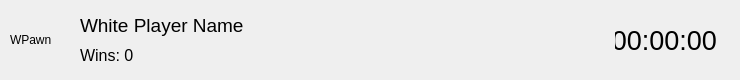
   <widget class="QStackedWidget" name="uiProfileBot">
    <property name="geometry">
     <rect>
      <x>10</x>
      <y>830</y>
      <width>740</width>
      <height>80</height>
     </rect>
    </property>
    <widget class="QWidget" name="botProfile0">
     <widget class="QLabel" name="botProfile0Image">
      <property name="geometry">
       <rect>
        <x>10</x>
        <y>10</y>
        <width>60</width>
        <height>60</height>
       </rect>
      </property>
      <property name="text">
       <string>WPawn</string>
      </property>
     </widget>
     <widget class="QLabel" name="botProfile0Name">
      <property name="geometry">
       <rect>
        <x>80</x>
        <y>10</y>
        <width>300</width>
        <height>30</height>
       </rect>
      </property>
      <property name="font">
       <font>
        <pointsize>14</pointsize>
       </font>
      </property>
      <property name="text">
       <string>White Player Name</string>
      </property>
     </widget>
     <widget class="QLabel" name="botProfile0Wins">
      <property name="geometry">
       <rect>
        <x>80</x>
        <y>40</y>
        <width>300</width>
        <height>30</height>
       </rect>
      </property>
      <property name="font">
       <font>
        <pointsize>12</pointsize>
       </font>
      </property>
      <property name="text">
       <string>Wins: 0</string>
      </property>
     </widget>
     <widget class="QLabel" name="botProfile0Time">
      <property name="geometry">
       <rect>
        <x>615</x>
        <y>10</y>
        <width>102</width>
        <height>60</height>
       </rect>
      </property>
      <property name="font">
       <font>
        <pointsize>20</pointsize>
       </font>
      </property>
      <property name="text">
       <string>00:00:00</string>
      </property>
      <property name="alignment">
       <set>Qt::AlignmentFlag::AlignRight|Qt::AlignmentFlag::AlignTrailing|Qt::AlignmentFlag::AlignVCenter</set>
      </property>
     </widget>
     <widget class="QLabel" name="botProfile0TimeBackground">
      <property name="geometry">
       <rect>
        <x>600</x>
        <y>10</y>
        <width>130</width>
        <height>60</height>
       </rect>
      </property>
      <property name="font">
       <font>
        <pointsize>20</pointsize>
       </font>
      </property>
      <property name="text">
       <string/>
      </property>
      <property name="alignment">
       <set>Qt::AlignmentFlag::AlignRight|Qt::AlignmentFlag::AlignTrailing|Qt::AlignmentFlag::AlignVCenter</set>
      </property>
     </widget>
     <zorder>botProfile0Image</zorder>
     <zorder>botProfile0Name</zorder>
     <zorder>botProfile0Wins</zorder>
     <zorder>botProfile0TimeBackground</zorder>
     <zorder>botProfile0Time</zorder>
    </widget>
    <widget class="QWidget" name="botProfile1"/>
   </widget>
